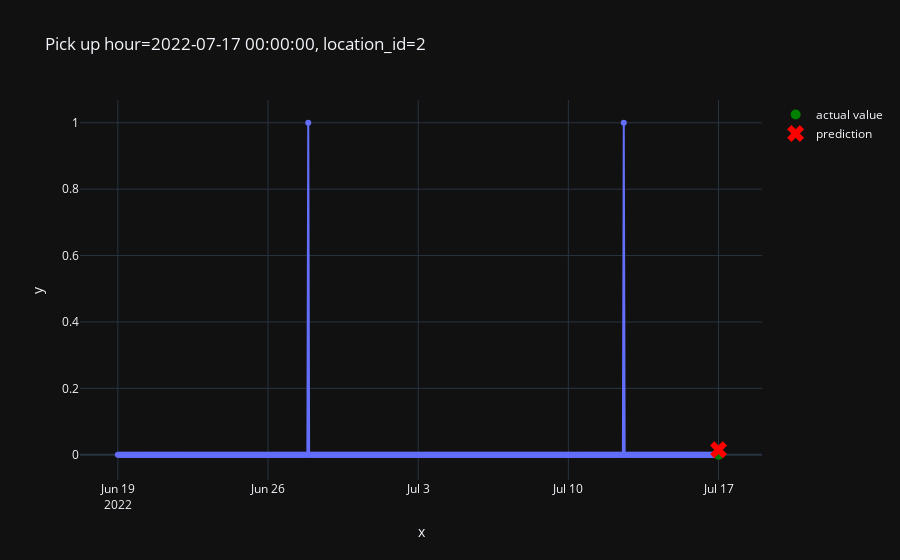

Here is the notebook cell this chart was saved with:
### Code cell
from src.plot import plot_one_sample
plot_one_sample(
    features = X_test,
    targets = y_test,
    example_id= 200,
    predictions=pd.Series(predictions)
)

### Figure 1 — Plotly figure (JSON) as saved in the notebook; plotly's stock layout.template omitted (floating-point values rounded to 4 significant figures; data arrays with more than 128 entries replaced by an {"elided": "..."} marker saying what was removed)
{"data": [{"hovertemplate": "x=%{x}<br>y=%{y}<extra></extra>", "legendgroup": "", "line": {"color": "#636efa", "dash": "solid"}, "marker": {"symbol": "circle"}, "mode": "lines+markers", "name": "", "orientation": "v", "showlegend": false, "type": "scatter", "x": {"elided": "673 str values"}, "xaxis": "x", "y": {"elided": "673 int values"}, "yaxis": "y"}, {"line": {"color": "green"}, "marker": {"size": 10}, "mode": "markers", "name": "actual value", "type": "scatter", "x": ["2022-07-17T00:00:00"], "y": [0]}, {"line": {"color": "red"}, "marker": {"size": 15, "symbol": "x"}, "mode": "markers", "name": "prediction", "type": "scatter", "x": ["2022-07-17T00:00:00"], "y": [0.01535]}], "layout": {"legend": {"tracegroupgap": 0}, "title": {"text": "Pick up hour=2022-07-17 00:00:00, location_id=2"}, "xaxis": {"anchor": "y", "domain": [0, 1], "title": {"text": "x"}}, "yaxis": {"anchor": "x", "domain": [0, 1], "title": {"text": "y"}}}}
